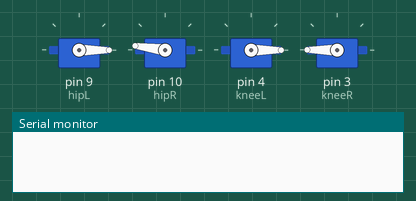
The sketch below on a simulated Arduino Uno, built with avr-gcc and run on an emulated ATmega328P. On the bench: 4 × servo, the last lines printed to the serial monitor.

Above: at 0.15 s.
At 10.41 s:
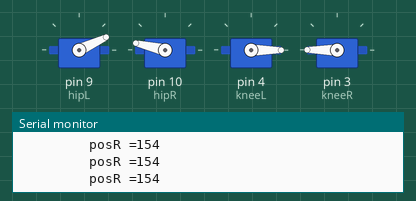
At 18.01 s:
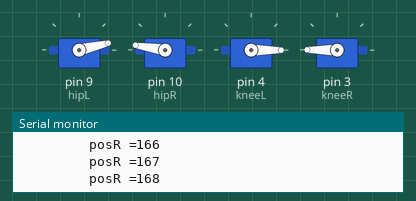
At 36.0 s:
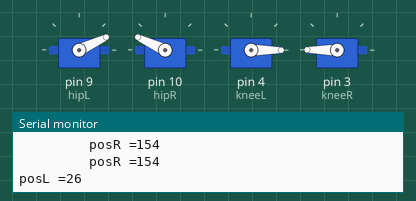
Timing chart, 0 to 40.0 s (numbered marks = the images above):
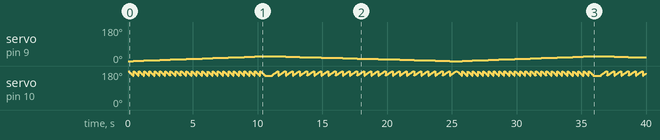

The sketch:

custom_walk.ino
```cpp
#include <Servo.h>
Servo hipL;
Servo hipR;
Servo kneeL;
Servo kneeR;

int posL = 0;
int posR = 180;


void setup() {
Serial.begin(9600);
hipL.attach(9);
hipR.attach(10);
kneeL.attach(4);
kneeR.attach(3);

  hipL.write(0);
  hipR.write(180);
  kneeL.write(0);
  kneeR.write(180);


}

void loop() {

 Forward();

}


void Forward()
{
for (posL = 0; posL <= 25; posL += 1) {

    hipL.write(posL);
    delay(15);
    for (posR = 180; posR >= 155; posR -= 1) {

    hipR.write(posR);
    delay(15);
    }
    Serial.print("         posR =");Serial.println(posR);
 }
    Serial.print("posL =");Serial.println(posL);

delay(500);
for (posL = 25; posL >= 0; posL -= 1) {
    hipL.write(posL);
    delay(15);
  for (posR = 155; posR <= 180; posR += 1) {

    hipR.write(posR);
    delay(15);

    Serial.print("         posR =");Serial.println(posR);
  }
    Serial.print("posL =");Serial.println(posL);
 }

}
```
